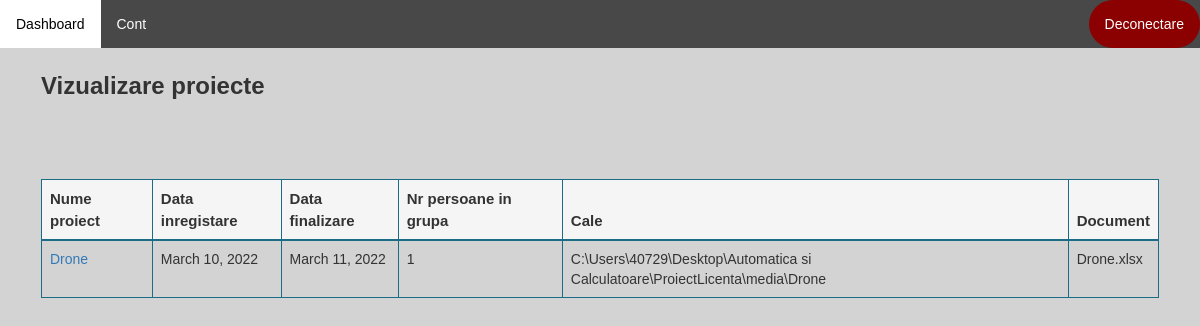
The app's page /vizualizare-disciplina/10/vizualizare-proiecte/ (signed in) with its own data.
### application/models.py (models this page shows)
class Proiect(models.Model):
    id = models.AutoField(primary_key=True)
    nume = models.CharField(max_length=100, unique=False)
    data_inregistrare = models.DateField(auto_now_add=True)
    data_finalizare = models.DateField()
    profesor = models.ForeignKey(User, on_delete=models.CASCADE)
    disciplina = models.ForeignKey(Disciplina, on_delete=models.CASCADE, null=True)
    document = models.CharField(max_length=100, null=True)
    nr_persoane = models.IntegerField(null=True)
    cale = models.CharField(max_length=100, default=None)

### application/decorators.py (the view)
        def wrapper_func(request, *args, **kwargs):
            user_groups = list()
            for group in request.user.groups.all():
                user_groups.append(group.name)
            if allowed_roles[0] in user_groups:
                return view_func(request, *args, **kwargs)
            else:
                return redirect('dashboard')

### application/functions.py (called while the page is built)
def get_user_info(request):
    user = request.user
    user_groups = [group.name for group in user.groups.all()]
    if 'admin' in user_groups:
        user_type = 'admin'
    elif 'studenti' in user_groups:
        user_type = 'student'
    elif 'secretariat' in user_groups:
        user_type = 'secretar'
    else:
        user_type = 'profesor'
    out = {'user': user,
           'user_groups': user_groups,
           'user_type': user_type
           }
    return out

def create_context(request=None, extract_user_info=True):
    if extract_user_info and not request:
        raise ValueError("request must be set if extract_user_info is True")
    out = {}
    if extract_user_info:
        out.update(get_user_info(request))
    return out

### application/views.py (called while the page is built)
@allowed_users(allowed_roles=['profesori'])
@login_required(login_url='login')
def vizualizareProiecte(request, pk):
    context = create_context(request)
    proiecte = Proiect.objects.all()
    disciplina = Disciplina.objects.get(pk=pk)
    if request.method == 'POST':
        return redirect('vizualizareDisciplina')
    context['proiecte'] = proiecte
    context['disciplina'] = disciplina
    return render(request, 'application/profesor/vizualizare_proiecte.html', context)

### application/templates/application/profesor/vizualizare_proiecte.html (shortened to what this page needs)
{% extends 'application/dashboard.html' %}
{% load static %}
{% block article %}
        <h3><b>Vizualizare proiecte</b></h3><br>
        <div class="table-wrapper-scroll-y custom-scrollbar" style="margin-top: 50px">
            <table class="table table-bordered" id="myTable" style="border-color: #1b6d85">
                <thead style="background-color: whitesmoke; border-color: #1b6d85; font-size: 15px">
                <tr  style="border-color: #1b6d85">
                    <th  style="border-color: #1b6d85">Nume proiect</th>
                    <th  style="border-color: #1b6d85">Data inregistare</th>
                    <th  style="border-color: #1b6d85">Data finalizare</th>
                    <th  style="border-color: #1b6d85">Nr persoane in grupa</th>
                    <th  style="border-color: #1b6d85">Cale</th>
                    <th  style="border-color: #1b6d85">Document</th>
                </tr>
                </thead>
                <tbody>
                {% for proiect in proiecte %}
                    {% if proiect.disciplina.id is disciplina.id %}
                    <tr class="tr">
                        <td  style="border-color: #1b6d85"><a href="{% url 'proiect' proiect.id %}"> {{ proiect.nume }}</a></td>
                        <td  style="border-color: #1b6d85">{{ proiect.data_inregistrare }}</td>
                        <td  style="border-color: #1b6d85">{{ proiect.data_finalizare }}</td>
                        <td  style="border-color: #1b6d85">{{ proiect.nr_persoane }}</td>
                        <td  style="border-color: #1b6d85">{{ proiect.cale }}</td>
                        <td  style="border-color: #1b6d85">{{ proiect.document }}</td>
                    </tr>
                    {% endif %}
                {% endfor %}
                </tbody>
            </table>
        </div>
{% endblock %}

### application/static/application/css/main_layout_application.css (style rules this page uses)
body { font-family: Arial, Helvetica, sans-serif; }
body { margin: 0; background-color: lightgray; font-family: Arial, Helvetica, sans-serif; }

### records on screen
Proiect: nume "Drone", data_inregistrare "March 10, 2022", data_finalizare "March 11, 2022", nr_persoane "1", cale "C:\\Users\\40729\\Desktop\\Automatica si Calculatoare\\ProiectLicenta\\media\\Drone", document "Drone.xlsx"
